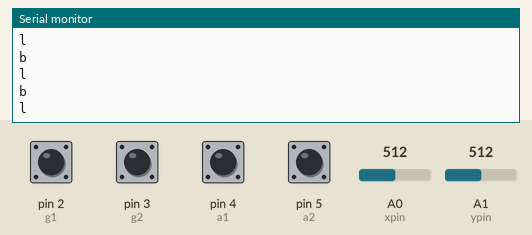
The sketch below on a simulated Arduino Uno, built with avr-gcc and run on an emulated ATmega328P. On the bench: the last lines printed to the serial monitor. The inputs (shaded band) are chosen by the test bench; at power-on: pin 2 (g1), pin 3 (g2), pin 4 (a1), pin 5 (a2) HIGH, A1 (ypin) = 512, A0 (xpin) = 512.

Above: at 2.7 s.
2.8 s: A1 (ypin) set to 458
4.3 s: A1 (ypin) set to 423
At 5.1 s:
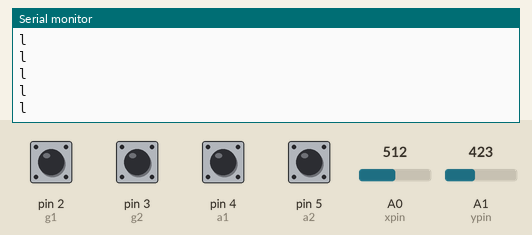
5.8 s: A0 (xpin) set to 392
At 6.4 s:
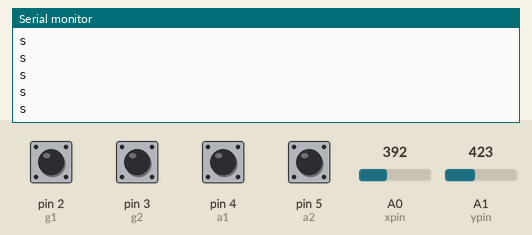

Measured:
- after the input at 5.8 s, the serial monitor: prints a new line after 0.07 s (image 2)

The sketch:

remotecodewithdpdt.ino
```cpp
//Remote code

const int xpin=A0; // x axis of the accelerometer
const int ypin=A1; // y axis of the accelerometer
//int a,b; // a and b are global variables
int g1 =2;
int g2 = 3;
int a1 = 4;
int a2 = 5;

void setup()
{
    Serial.begin(9600); // initialize the serial communications
    pinMode(g1, INPUT);
    pinMode(g2, INPUT);
    pinMode(a1, INPUT);
    pinMode(a2, INPUT);
}

void loop()
{
    int x = analogRead(xpin);
    int y = analogRead(ypin);
    int x1 = digitalRead(g1);
    int x2 = digitalRead(g2);
    int x3 = digitalRead(a1);
    int x4 = digitalRead(a2);
    if((x>=380)&&(y>=380)&&(x<=440)&&(y<=440))
    {
        Serial.println('s');// stop
    }
    if(y<380)
    {
        Serial.println('f');// forward
    }
    if(y>440)
    {
        Serial.println('b'); // backward
    }
    if(x<380)
    {
        Serial.println('r'); // right
    }
    if(x>440)
    {
        Serial.println('l'); // left
    }


    if(x1 == 0 && x2 == 0 && x3 == 0 && x4 == 0)
    {
        Serial.println('p'); //
    }
    if(x1 == 1 && x2 == 0 && x3 == 0 && x4 == 0)
    {
        Serial.println('o'); //
    }
    if(x1 == 0 && x2 == 1 && x3 == 0 && x4 == 0)
    {
        Serial.println('c'); //
    }

    if(x1 == 0 && x2 == 0 && x3 == 1 && x4 == 0)
    {
        Serial.println('u'); //
    }
    if(x1 == 0 && x2 == 0 && x3 == 0 && x4 == 1)
    {
        Serial.println('d'); //
    }


    if(x1 == 1 && x2 == 0 && x3 == 1 && x4 == 0)
    {
        Serial.println('o'); //
        Serial.println('u');
    }
    if(x1 == 1 && x2 == 0 && x3 == 0 && x4 == 1)
    {
        Serial.println('o'); //
        Serial.println('d');
    }
    if(x1 == 0 && x2 == 1 && x3 == 1 && x4 == 0)
    {
        Serial.println('c'); //
        Serial.println('u');
    }
    if(x1 == 0 && x2 == 1 && x3 == 0 && x4 == 1)
    {
        Serial.println('c'); //
        Serial.println('d');
    }
}
```
